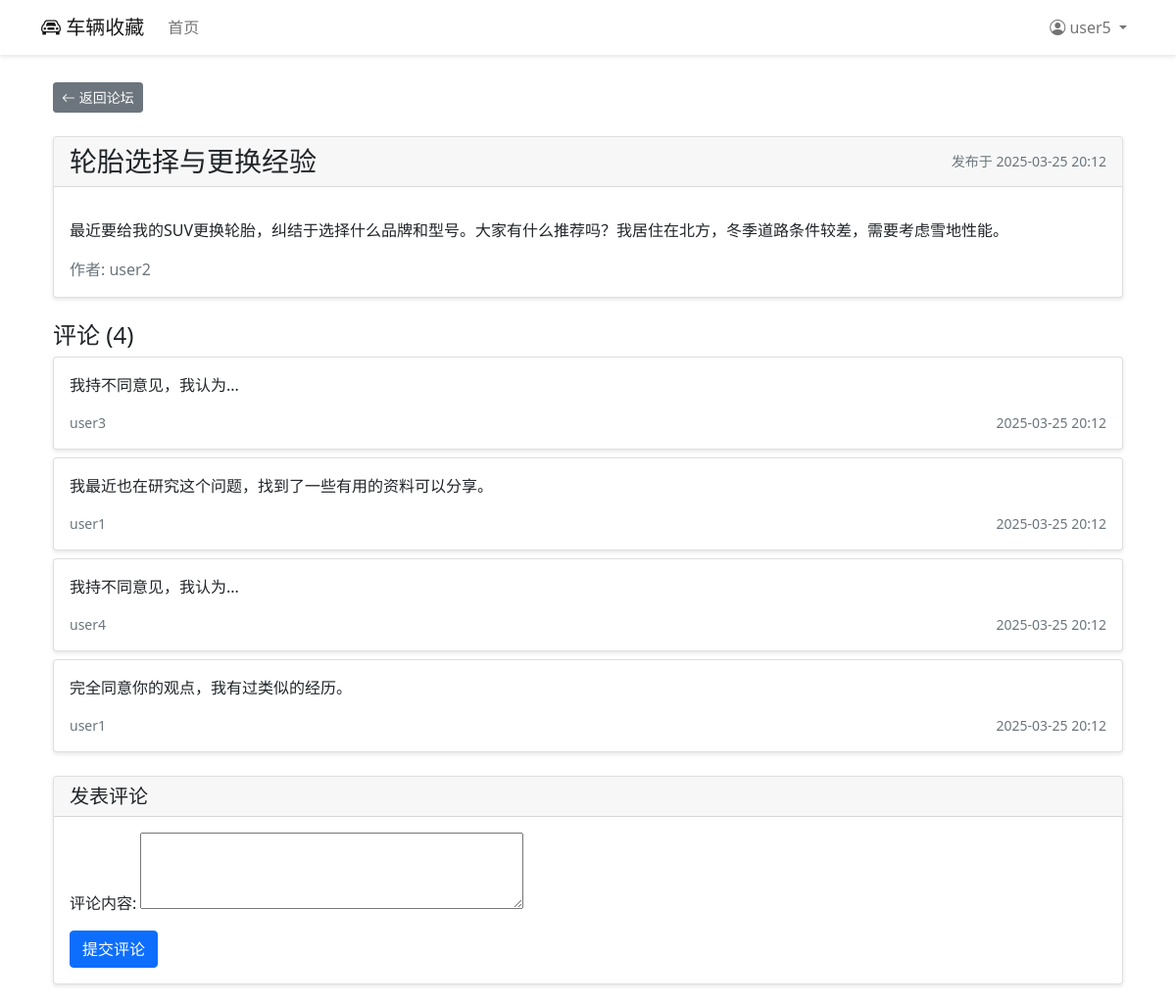
Page /cars/forum/post/6/ (signed in) on the committed database.
### cars/models.py (models this page shows)
class Post(models.Model):
    title = models.CharField(max_length=200, verbose_name='标题')
    content = models.TextField(verbose_name='内容')
    author = models.ForeignKey(
        User,
        on_delete=models.CASCADE,
        related_name='posts',
        verbose_name='作者'
    )
    created_at = models.DateTimeField(auto_now_add=True, verbose_name='创建时间')
    updated_at = models.DateTimeField(auto_now=True, verbose_name='更新时间')
    class Meta:
        ordering = ['-created_at']
        verbose_name = '帖子'
        verbose_name_plural = '帖子列表'

class Comment(models.Model):
    post = models.ForeignKey(
        Post,
        on_delete=models.CASCADE,
        related_name='comments',
        verbose_name='帖子'
    )
    author = models.ForeignKey(
        User,
        on_delete=models.CASCADE,
        related_name='comments',
        verbose_name='作者'
    )
    content = models.TextField(verbose_name='评论内容')
    created_at = models.DateTimeField(auto_now_add=True, verbose_name='创建时间')
    class Meta:
        ordering = ['created_at']
        verbose_name = '评论'
        verbose_name_plural = '评论列表'

### cars/views.py (the view)
# urls.py: path('forum/post/<int:post_id>/', views.post_detail, name='post_detail'),
@login_required
def post_detail(request, post_id):
    post = get_object_or_404(Post, id=post_id)
    comments = post.comments.all()
    if request.method == 'POST':
        form = CommentForm(request.POST)
        if form.is_valid():
            comment = form.save(commit=False)
            comment.post = post
            comment.author = request.user
            comment.save()
            return redirect('post_detail', post_id=post.id)
    else:
        form = CommentForm()
    return render(request, 'forum/post_detail.html', {
        'post': post,
        'comments': comments,
        'form': form
    })

### cars/forms.py
class CommentForm(forms.ModelForm):
    class Meta:
        model = Comment
        fields = ['content']
        widgets = {
            'content': forms.Textarea(attrs={'rows': 3})
        }

### cars/templates/forum/post_detail.html (shortened to what this page needs)
{% extends 'base.html' %}
{% block content %}
<div class="container">
    <div class="mb-4">
        <a href="{% url 'post_list' %}" class="btn btn-secondary btn-sm">
            <i class="bi bi-arrow-left"></i> 返回论坛
        </a>
    </div>
    <div class="card mb-4">
        <div class="card-header d-flex justify-content-between align-items-center">
            <h3 class="mb-0">{{ post.title }}</h3>
            <small class="text-muted">
                发布于 {{ post.created_at|date:"Y-m-d H:i" }}
            </small>
        </div>
        <div class="card-body">
            <div class="mb-3">
                <p class="card-text">{{ post.content|linebreaks }}</p>
            </div>
            <div class="d-flex justify-content-between">
                <span class="text-muted">作者: {{ post.author.username }}</span>
            </div>
        </div>
    </div>
    <h4>评论 ({{ comments.count }})</h4>
    {% for comment in comments %}
        <div class="card mb-2">
            <div class="card-body">
                <p class="card-text">{{ comment.content }}</p>
                <div class="d-flex justify-content-between">
                    <small class="text-muted">{{ comment.author.username }}</small>
                    <small class="text-muted">{{ comment.created_at|date:"Y-m-d H:i" }}</small>
                </div>
            </div>
        </div>
    {% empty %}
        <div class="alert alert-info">暂无评论</div>
    {% endfor %}
    <div class="card mt-4">
        <div class="card-header">
            <h5 class="mb-0">发表评论</h5>
        </div>
        <div class="card-body">
            <form method="post" action="{% url 'post_detail' post.id %}">
                <div class="mb-3">
                    {{ form.content.label_tag }}
                    {{ form.content }}
                </div>
                <button type="submit" class="btn btn-primary">提交评论</button>
            </form>
        </div>
    </div>
</div>
{% endblock %}

### cars/templates/base.html (shortened to what this page needs)
<!DOCTYPE html>
<html lang="zh">
<head>
    <link href="https://cdn.jsdelivr.net/npm/bootstrap@5.1.3/dist/css/bootstrap.min.css" rel="stylesheet">
    <link href="https://cdn.jsdelivr.net/npm/bootstrap-icons@1.7.2/font/bootstrap-icons.css" rel="stylesheet">
</head>
<body>
    <nav class="navbar navbar-expand-lg navbar-light fixed-top">
        <div class="container">
            <a class="navbar-brand" href="{% url 'car_list' %}">
                <i class="bi bi-car-front"></i> 车辆收藏
            </a>
            <div class="collapse navbar-collapse" id="navbarNav">
                <ul class="navbar-nav me-auto">
                    <li class="nav-item">
                        <a class="nav-link" href="{% url 'car_list' %}">首页</a>
                    </li>
                </ul>
                <ul class="navbar-nav">
                    {% if user.is_authenticated %}
                        <li class="nav-item dropdown">
                            <a class="nav-link dropdown-toggle" href="#" id="navbarDropdown" role="button" data-bs-toggle="dropdown">
                                <i class="bi bi-person-circle"></i>
                                {{ user.username }}
                            </a>
                        </li>
                    {% endif %}
                </ul>
            </div>
        </div>
    </nav>
    <div class="container mt-4">
        {% block content %}
        {% endblock %}
    </div>
</body>
</html>

### cars/templates/base.html (style rules this page uses)
body { background-color: rgb(255, 255, 255); padding-top: 60px; }
.navbar { background-color:rgb(255, 255, 255); box-shadow: 0 2px 4px rgba(0,0,0,0.1); }
.card { margin-bottom: 20px; box-shadow: 0 2px 4px rgba(0,0,0,0.1); }

### rows in the picture
Post: title "轮胎选择与更换经验", created_at "2025-03-25 20:12", content "最近要给我的SUV更换轮胎，纠结于选择什么品牌和型号。大家有什么推荐吗？我居住在北方，冬季道路条件较差，需要考虑雪地性能。", author.username "user2", count "4"
Comment: content "我持不同意见，我认为...", author.username "user3", created_at "2025-03-25 20:12"
Comment: content "我最近也在研究这个问题，找到了一些有用的资料可以分享。", author.username "user1", created_at "2025-03-25 20:12"
Comment: content "我持不同意见，我认为...", author.username "user4", created_at "2025-03-25 20:12"
Comment: content "完全同意你的观点，我有过类似的经历。", author.username "user1", created_at "2025-03-25 20:12"

### other values in the picture
{{ user.username }} "user5"
